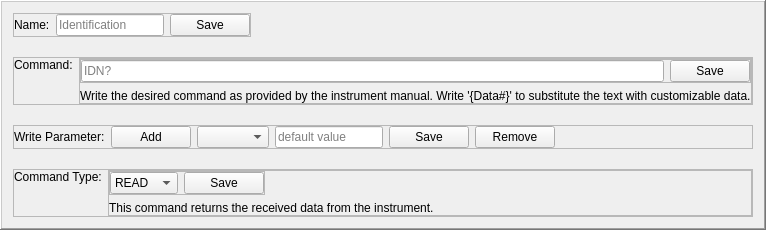
           <widget class="QFrame" name="frame_7">
            <property name="frameShape">
             <enum>QFrame::WinPanel</enum>
            </property>
            <property name="frameShadow">
             <enum>QFrame::Raised</enum>
            </property>
            <property name="lineWidth">
             <number>1</number>
            </property>
            <property name="midLineWidth">
             <number>0</number>
            </property>
            <layout class="QVBoxLayout" name="verticalLayout_3">
             <property name="spacing">
              <number>20</number>
             </property>
             <item alignment="Qt::AlignLeft">
              <widget class="QFrame" name="frame_41">
               <property name="frameShape">
                <enum>QFrame::StyledPanel</enum>
               </property>
               <property name="frameShadow">
                <enum>QFrame::Raised</enum>
               </property>
               <layout class="QHBoxLayout" name="horizontalLayout_25">
                <property name="leftMargin">
                 <number>0</number>
                </property>
                <property name="topMargin">
                 <number>0</number>
                </property>
                <property name="rightMargin">
                 <number>0</number>
                </property>
                <property name="bottomMargin">
                 <number>0</number>
                </property>
                <item>
                 <widget class="QLabel" name="label_2">
                  <property name="text">
                   <string>Name:</string>
                  </property>
                 </widget>
                </item>
                <item>
                 <widget class="QLineEdit" name="nameLineEdit">
                  <property name="placeholderText">
                   <string>Identification</string>
                  </property>
                 </widget>
                </item>
                <item>
                 <widget class="QPushButton" name="nameSaveButton">
                  <property name="text">
                   <string>Save</string>
                  </property>
                 </widget>
                </item>
               </layout>
              </widget>
             </item>
             <item>
              <widget class="QFrame" name="frame_3">
               <property name="frameShape">
                <enum>QFrame::StyledPanel</enum>
               </property>
               <property name="frameShadow">
                <enum>QFrame::Raised</enum>
               </property>
               <layout class="QHBoxLayout" name="horizontalLayout_2">
                <property name="leftMargin">
                 <number>0</number>
                </property>
                <property name="topMargin">
                 <number>0</number>
                </property>
                <property name="rightMargin">
                 <number>0</number>
                </property>
                <property name="bottomMargin">
                 <number>0</number>
                </property>
                <item alignment="Qt::AlignTop">
                 <widget class="QLabel" name="label">
                  <property name="sizePolicy">
                   <sizepolicy hsizetype="Maximum" vsizetype="Preferred">
                    <horstretch>0</horstretch>
                    <verstretch>0</verstretch>
                   </sizepolicy>
                  </property>
                  <property name="text">
                   <string>Command:</string>
                  </property>
                 </widget>
                </item>
                <item>
                 <widget class="QFrame" name="frame_2">
                  <property name="frameShape">
                   <enum>QFrame::StyledPanel</enum>
                  </property>
                  <property name="frameShadow">
                   <enum>QFrame::Raised</enum>
                  </property>
                  <layout class="QVBoxLayout" name="verticalLayout">
                   <property name="leftMargin">
                    <number>0</number>
                   </property>
                   <property name="topMargin">
                    <number>0</number>
                   </property>
                   <property name="rightMargin">
                    <number>0</number>
                   </property>
                   <property name="bottomMargin">
                    <number>0</number>
                   </property>
                   <item>
                    <widget class="QFrame" name="frame_40">
                     <property name="frameShape">
                      <enum>QFrame::StyledPanel</enum>
                     </property>
                     <property name="frameShadow">
                      <enum>QFrame::Raised</enum>
                     </property>
                     <layout class="QHBoxLayout" name="horizontalLayout_24">
                      <property name="leftMargin">
                       <number>0</number>
                      </property>
                      <property name="topMargin">
                       <number>0</number>
                      </property>
                      <property name="rightMargin">
                       <number>0</number>
                      </property>
                      <property name="bottomMargin">
                       <number>0</number>
                      </property>
                      <item>
                       <widget class="QLineEdit" name="commandText">
                        <property name="placeholderText">
                         <string>IDN?</string>
                        </property>
                       </widget>
                      </item>
                      <item>
                       <widget class="QPushButton" name="commandTextSaveButton">
                        <property name="text">
                         <string>Save</string>
                        </property>
                       </widget>
                      </item>
                     </layout>
                    </widget>
                   </item>
                   <item>
                    <widget class="QLabel" name="commandNameInstr">
                     <property name="text">
                      <string>Write the desired command as provided by the instrument manual. Write '{Data#}' to substitute the text with customizable data.</string>
                     </property>
                    </widget>
                   </item>
                  </layout>
                 </widget>
                </item>
               </layout>
              </widget>
             </item>
             <item>
              <widget class="QFrame" name="frame_4">
               <property name="frameShape">
                <enum>QFrame::StyledPanel</enum>
               </property>
               <property name="frameShadow">
                <enum>QFrame::Raised</enum>
               </property>
               <layout class="QHBoxLayout" name="horizontalLayout_3">
                <property name="leftMargin">
                 <number>0</number>
                </property>
                <property name="topMargin">
                 <number>0</number>
                </property>
                <property name="rightMargin">
                 <number>0</number>
                </property>
                <property name="bottomMargin">
                 <number>0</number>
                </property>
                <item>
                 <widget class="QLabel" name="label_19">
                  <property name="sizePolicy">
                   <sizepolicy hsizetype="Maximum" vsizetype="Preferred">
                    <horstretch>0</horstretch>
                    <verstretch>0</verstretch>
                   </sizepolicy>
                  </property>
                  <property name="text">
                   <string>Write Parameter:</string>
                  </property>
                 </widget>
                </item>
                <item>
                 <widget class="QPushButton" name="parameterAddButton">
                  <property name="text">
                   <string>Add</string>
                  </property>
                 </widget>
                </item>
                <item>
                 <widget class="QComboBox" name="parameterComboBox"/>
                </item>
                <item>
                 <widget class="QLineEdit" name="parameterDefaultValue">
                  <property name="sizePolicy">
                   <sizepolicy hsizetype="Fixed" vsizetype="Fixed">
                    <horstretch>0</horstretch>
                    <verstretch>0</verstretch>
                   </sizepolicy>
                  </property>
                  <property name="placeholderText">
                   <string>default value</string>
                  </property>
                 </widget>
                </item>
                <item>
                 <widget class="QPushButton" name="parameterSaveButton">
                  <property name="text">
                   <string>Save</string>
                  </property>
                 </widget>
                </item>
                <item>
                 <widget class="QPushButton" name="parameterRemoveButton">
                  <property name="text">
                   <string>Remove</string>
                  </property>
                 </widget>
                </item>
                <item>
                 <spacer name="horizontalSpacer">
                  <property name="orientation">
                   <enum>Qt::Horizontal</enum>
                  </property>
                  <property name="sizeHint" stdset="0">
                   <size>
                    <width>40</width>
                    <height>20</height>
                   </size>
                  </property>
                 </spacer>
                </item>
               </layout>
              </widget>
             </item>
             <item>
              <widget class="QFrame" name="frame_6">
               <property name="frameShape">
                <enum>QFrame::StyledPanel</enum>
               </property>
               <property name="frameShadow">
                <enum>QFrame::Raised</enum>
               </property>
               <layout class="QHBoxLayout" name="horizontalLayout_4">
                <property name="leftMargin">
                 <number>0</number>
                </property>
                <property name="topMargin">
                 <number>0</number>
                </property>
                <property name="rightMargin">
                 <number>0</number>
                </property>
                <property name="bottomMargin">
                 <number>0</number>
                </property>
                <item alignment="Qt::AlignTop">
                 <widget class="QLabel" name="label_4">
                  <property name="sizePolicy">
                   <sizepolicy hsizetype="Maximum" vsizetype="Preferred">
                    <horstretch>0</horstretch>
                    <verstretch>0</verstretch>
                   </sizepolicy>
                  </property>
                  <property name="text">
                   <string>Command Type:</string>
                  </property>
                 </widget>
                </item>
                <item>
                 <widget class="QFrame" name="frame_5">
                  <property name="frameShape">
                   <enum>QFrame::StyledPanel</enum>
                  </property>
                  <property name="frameShadow">
                   <enum>QFrame::Raised</enum>
                  </property>
                  <layout class="QVBoxLayout" name="verticalLayout_2">
                   <property name="leftMargin">
                    <number>0</number>
                   </property>
                   <property name="topMargin">
                    <number>0</number>
                   </property>
                   <property name="rightMargin">
                    <number>0</number>
                   </property>
                   <property name="bottomMargin">
                    <number>0</number>
                   </property>
                   <item alignment="Qt::AlignLeft">
                    <widget class="QFrame" name="frame_42">
                     <property name="frameShape">
                      <enum>QFrame::StyledPanel</enum>
                     </property>
                     <property name="frameShadow">
                      <enum>QFrame::Raised</enum>
                     </property>
                     <layout class="QHBoxLayout" name="horizontalLayout_26">
                      <property name="leftMargin">
                       <number>0</number>
                      </property>
                      <property name="topMargin">
                       <number>0</number>
                      </property>
                      <property name="rightMargin">
                       <number>0</number>
                      </property>
                      <property name="bottomMargin">
                       <number>0</number>
                      </property>
                      <item>
                       <widget class="QComboBox" name="commandTypeComboBox">
                        <property name="sizePolicy">
                         <sizepolicy hsizetype="Fixed" vsizetype="Fixed">
                          <horstretch>0</horstretch>
                          <verstretch>0</verstretch>
                         </sizepolicy>
                        </property>
                        <item>
                         <property name="text">
                          <string>READ</string>
                         </property>
                        </item>
                        <item>
                         <property name="text">
                          <string>WRITE</string>
                         </property>
                        </item>
                       </widget>
                      </item>
                      <item>
                       <widget class="QPushButton" name="commandTypeSaveButton">
                        <property name="text">
                         <string>Save</string>
                        </property>
                       </widget>
                      </item>
                     </layout>
                    </widget>
                   </item>
                   <item>
                    <widget class="QLabel" name="commandTypeInstr">
                     <property name="text">
                      <string>This command returns the received data from the instrument.</string>
                     </property>
                    </widget>
                   </item>
                  </layout>
                 </widget>
                </item>
               </layout>
              </widget>
             </item>
            </layout>
           </widget>
